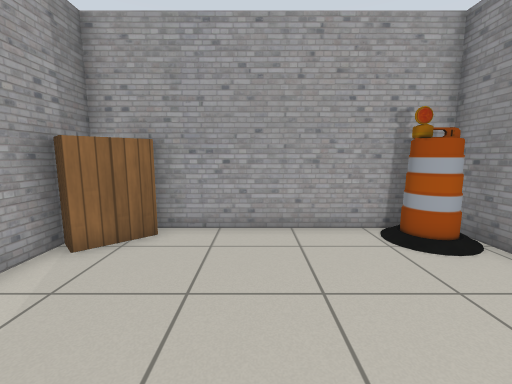
[1] (above)

12 first-person views from a walk through a robot-simulator world made for Gazebo. The camera is 1 m above the floor, tilts 8° down and sees 90° across. The floor is counted in squares, 0.5 m on a side. Each view is taken from the middle of a square. On the plan, view 1 faces up. The plan holds only what a view shows up to about 16 squares ahead; the rest is blank. The robots in the file are not drawn. Gazebo's built-in surfaces are drawn with simple patterns. Some surface patterns are stand-ins.

[2]
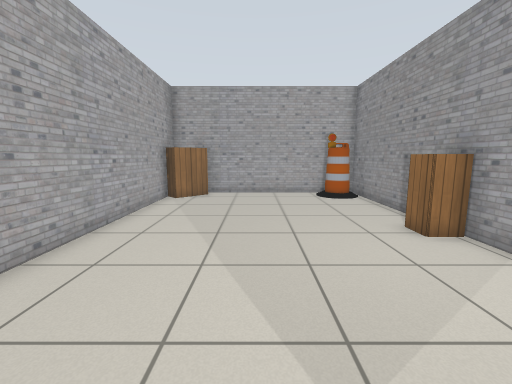

[3]
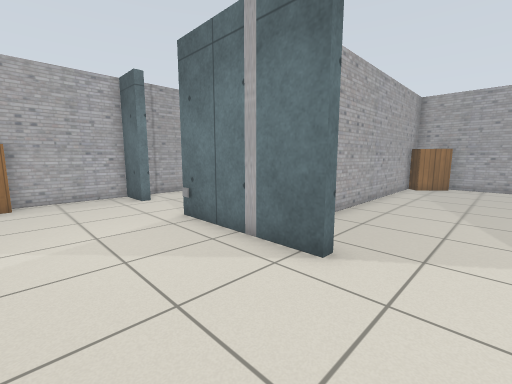

[4]
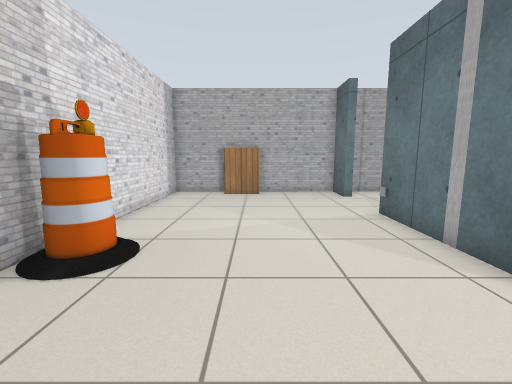

[5]
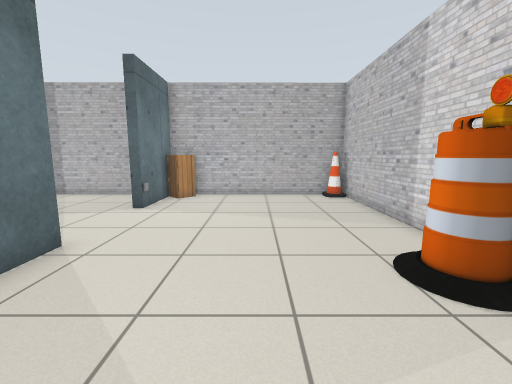

[6]
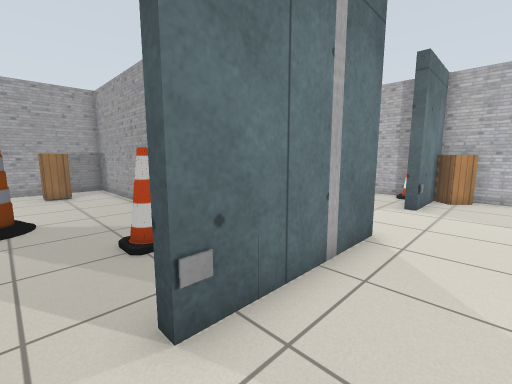

[7]
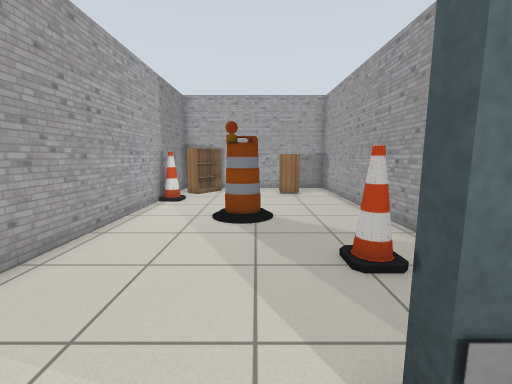

[8]
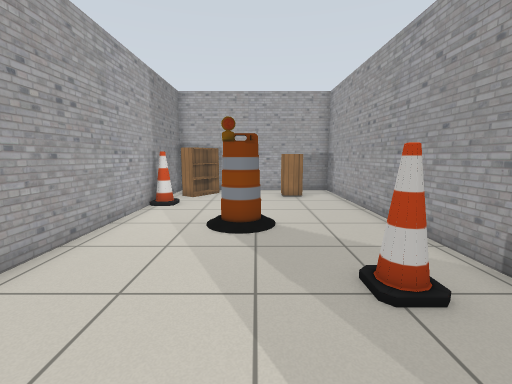

[9]
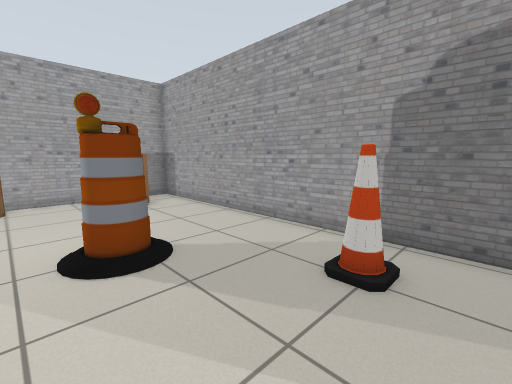

[10]
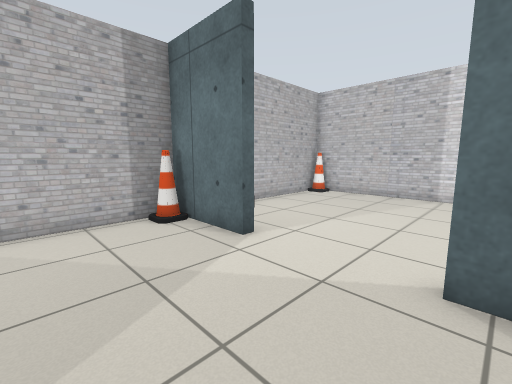

[11]
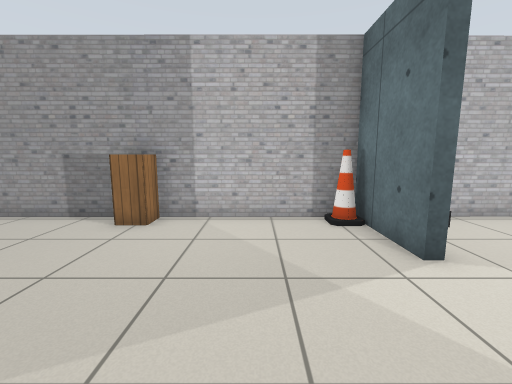

[12]
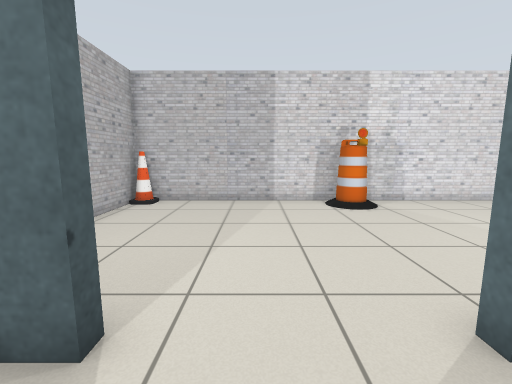

### Floor plan
Points are (right, up) in squares from view 1. A wall is a line through its corners. A room is listed if a view was taken in it or the views show most of it. See-through windows are left out.
Room 1 (views 1, 2, 3, 4, 5, 6, 7, 8, 10, 11, 12)
walls: (-3.2, -7.2) (-2.5, -7.2) (-2.5, -7.6) (-7.9, -7.6) (-7.9, -7.1); (3.2, -7.6) (1.7, -7.6) (1.7, -7.2) (4.5, -7.2); (5.3, -6.5) (5.3, 7) (-4.4, 7) (-4.4, 6.3); (-11.6, -7.1) (-11.6, -7.6) (-13.4, -7.6) (-13.4, -11.6); (5.2, -15.5) (5.3, -9.5); (-4.4, 4.4) (-4.4, -3.7); (-13.4, -13.5) (-13.4, -16.5) (5.4, -16.5)
ways out: opening at (-9.5, -7) to room 2
objects: bookshelf (-13, -13) to (-13, -12); grey panel (-8, -8); barrel (-4, -16) to (-4, -15); bookshelf (-4, 5) to (-3, 6); other object (2, -8); cabinet (4, -9) to (5, -8); cabinet (4, 0) to (5, 0); barrel (4, 6); cone (5, -16); cone (5, -7)
Room 2 (view 9)
walls: (-4.7, -6.2) (-4.8, 7) (-13.4, 7) (-13.4, -6.6)
ways out: opening at (-9.5, -7) to room 1
objects: cone (-13, 3); bookshelf (-12, 5) to (-11, 6); barrel (-10, -1) to (-9, 0); cone (-7, -4); cabinet (-7, 5)

Positions as (right, up) in squares from view 1, and headings:
1: (0, 0), facing up
2: (0, -7), facing up
3: (0, -12), facing up-left
4: (1, -12), facing left
5: (-8, -12), facing right
6: (-9, -10), facing up-right
7: (-9, -9), facing up
8: (-9, -8), facing up
9: (-11, -6), facing up-right
10: (-3, -3), facing down-right
11: (-3, -4), facing right
12: (0, -5), facing down
